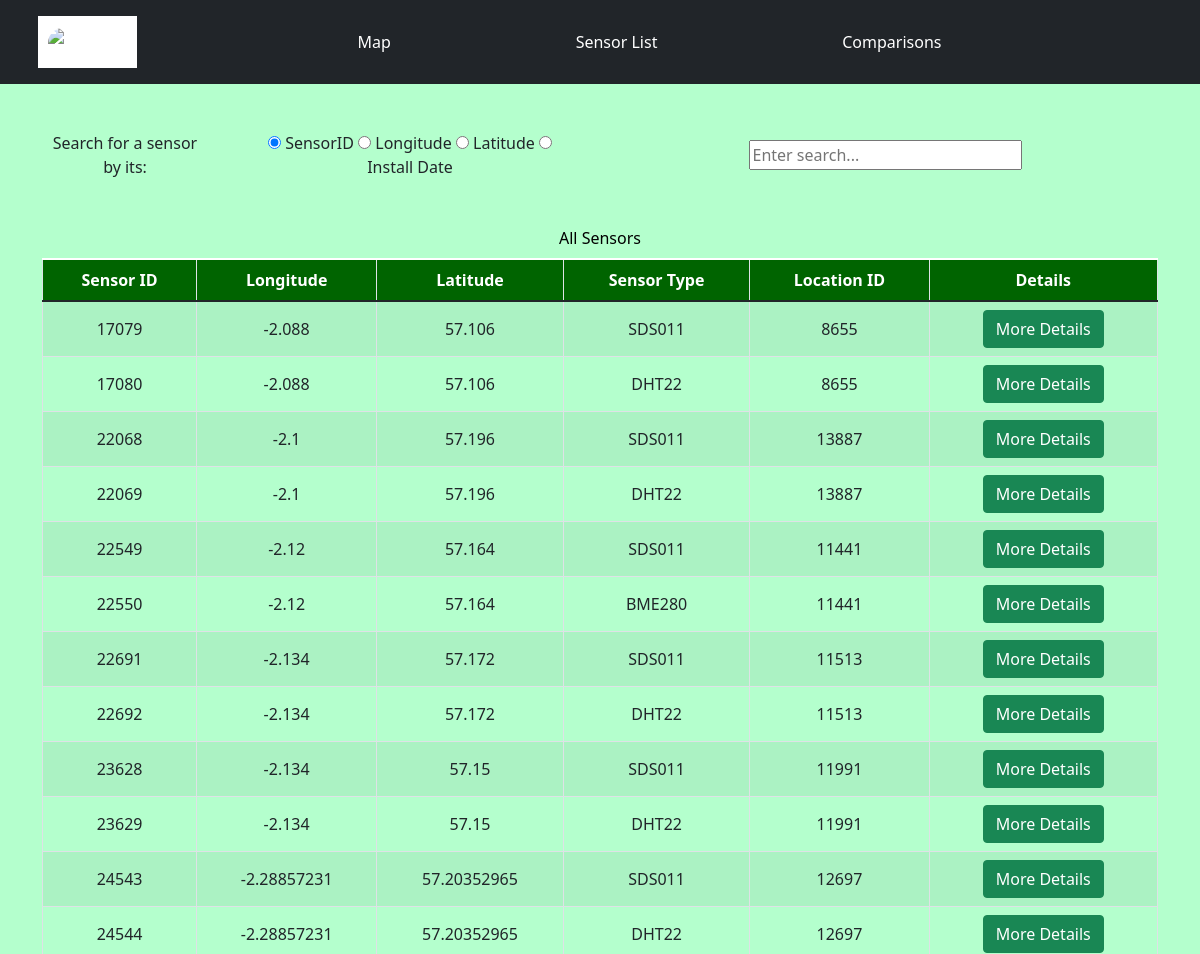
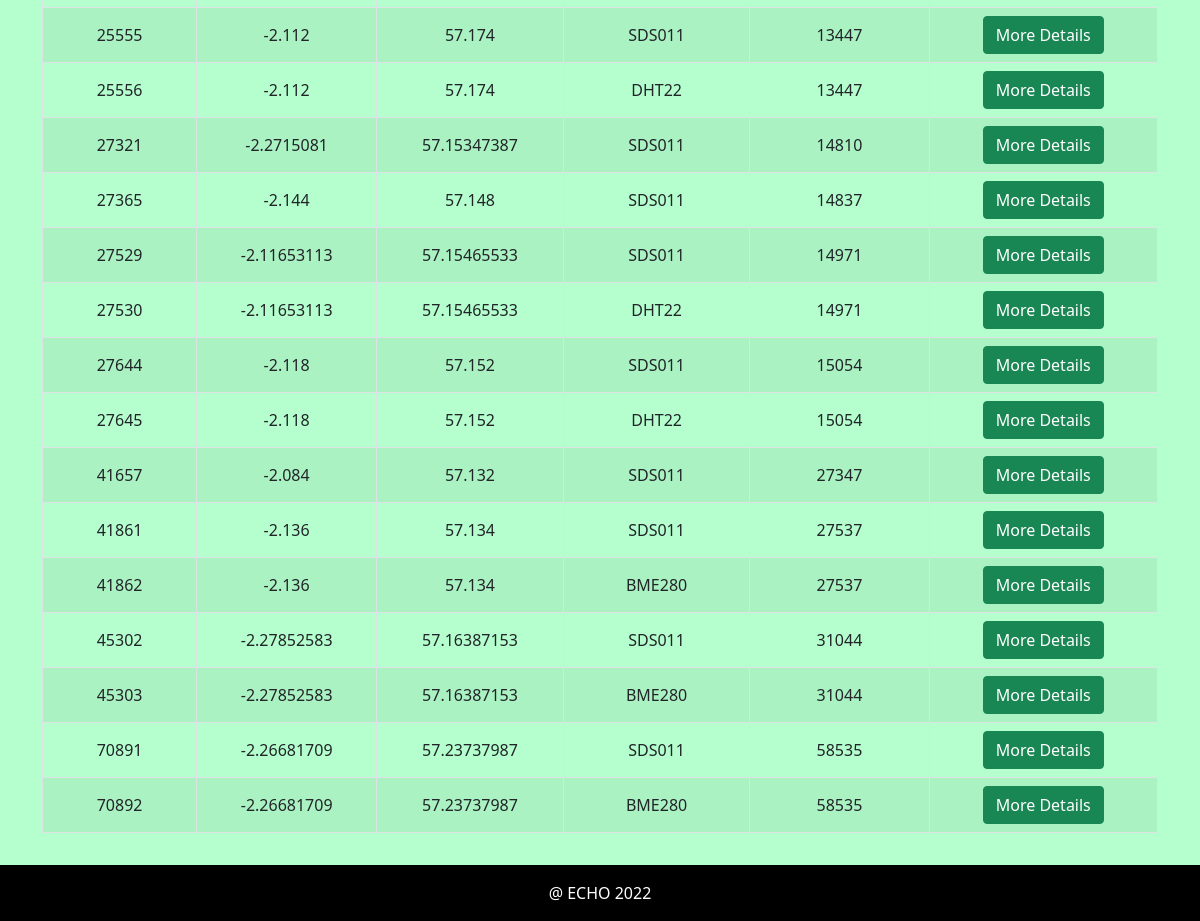
/sensorListPage/, run on the app's committed database (2 pictures, top to bottom).
### airMonitor/models.py (models this page shows)
class sensorList(models.Model):
	sensorID = models.IntegerField(primary_key=True)
	longitude = models.FloatField()
	latitude = models.FloatField()
	sensorType = models.CharField(max_length=200)
	location_id = models.IntegerField()
	class Meta:
		db_table = "sensorList"
		verbose_name = "SensorList"
		verbose_name_plural = "SensorLists"

### airMonitor/views.py (the view, shortened to what this page needs)
# urls.py: path('sensorListPage/', views.listPage, name='listPage'),
def listPage(request):
	sensors = sensorList.objects.all()
	return render(request, 'airMonitor/sensorListPage.html', {'sensors' : sensors})

### airMonitor/templates/airMonitor/sensorListPage.html (shortened to what this page needs)
{% extends 'base.html' %}
{% block content %}
<div class="container my-3">
	<div class="row">
		<form action="/sensorListPage/" method="POST" class="form-inline align-middle">
			<div class="row">
				<div class="col-md-2 col-form-label">
					<label> Search for a sensor by its: </label>
				</div>
				<div class="col-md-4 col-form-label text-center">
					<input type="radio" id="sensorID" name="searchType" value="sensorID" checked>
					<label for="sensorID" class="form-check-label"> SensorID </label>
					<input type="radio" id="longitude" name="searchType" value="longitude">
					<label for="longitude"> Longitude </label>
					<input type="radio" id="latitude" name="searchType" value="latitude">
					<label for="latitude"> Latitude </label>
					<input type="radio" id="installDate" name="searchType" value="installDate">
					<label for="installDate"> Install Date </label> <br>
				</div>
				<div class="col align-self-center">
					<input type="text" name="criteria" placeholder="Enter search..." style="width: 50%;">
				</div>
			</div>
		</form>
	</div>
</div>
<div class="container my-3">
	<div class="row">
		<div class="col table-responsive">
			<table class="table table-striped table-bordered table-hover align-middle caption-top w-100" style="text-align: center;">
				<caption style="text-align:center; color: black;"> All Sensors </caption>
				<thead style="background-color: darkgreen; color: white;">
					<tr>
						<th> Sensor ID </th>
						<th> Longitude </th>
						<th> Latitude </th>
						<th> Sensor Type </th>
						<th> Location ID</th>
						<th> Details </th>
					</tr>
				</thead>
				<tbody>
					{% for sensor in sensors %}
					<tr style="text-align: center;">
						<td> {{sensor.sensorID }} </td>
						<td> {{sensor.longitude}} </td>
						<td> {{sensor.latitude}} </td>
						<td> {{sensor.sensorType}} </td>
						<td> {{sensor.location_id}}</td>
						<td>
							<form method="POST" action="/sensor/">
								<button class="selectButton btn btn-success" id="Selection" name="Selection" value={{ sensor.sensorID }} > More Details </button>
							</form>
						</td>
					</tr>
					{% endfor %}
				</tbody>
			</table>
		</div>
	</div>
</div>
{% endblock %}

### airMonitor/static/map.css (style rules this page uses)
body { background-color:rgb(180, 255, 205); text-align: center; }
.tableFixHead, thead, th { position: sticky; top: 0; z-index: 1; }
table { border-collapse: collapse; width: 100%; }
th, td { padding: 8px 16px; background:#eee; }
th { background:#eee; }

### data on the page
sensorList: sensorID "17079", longitude "-2.088", latitude "57.106", sensorType "SDS011", location_id "8655"
sensorList: sensorID "17080", longitude "-2.088", latitude "57.106", sensorType "DHT22", location_id "8655"
sensorList: sensorID "22068", longitude "-2.1", latitude "57.196", sensorType "SDS011", location_id "13887"
sensorList: sensorID "22069", longitude "-2.1", latitude "57.196", sensorType "DHT22", location_id "13887"
sensorList: sensorID "22549", longitude "-2.12", latitude "57.164", sensorType "SDS011", location_id "11441"
sensorList: sensorID "22550", longitude "-2.12", latitude "57.164", sensorType "BME280", location_id "11441"
sensorList: sensorID "22691", longitude "-2.134", latitude "57.172", sensorType "SDS011", location_id "11513"
sensorList: sensorID "22692", longitude "-2.134", latitude "57.172", sensorType "DHT22", location_id "11513"
sensorList: sensorID "23628", longitude "-2.134", latitude "57.15", sensorType "SDS011", location_id "11991"
sensorList: sensorID "23629", longitude "-2.134", latitude "57.15", sensorType "DHT22", location_id "11991"
sensorList: sensorID "24543", longitude "-2.28857231", latitude "57.20352965", sensorType "SDS011", location_id "12697"
sensorList: sensorID "24544", longitude "-2.28857231", latitude "57.20352965", sensorType "DHT22", location_id "12697"
sensorList: sensorID "25555", longitude "-2.112", latitude "57.174", sensorType "SDS011", location_id "13447"
sensorList: sensorID "25556", longitude "-2.112", latitude "57.174", sensorType "DHT22", location_id "13447"
sensorList: sensorID "27321", longitude "-2.2715081", latitude "57.15347387", sensorType "SDS011", location_id "14810"
sensorList: sensorID "27365", longitude "-2.144", latitude "57.148", sensorType "SDS011", location_id "14837"
sensorList: sensorID "27529", longitude "-2.11653113", latitude "57.15465533", sensorType "SDS011", location_id "14971"
sensorList: sensorID "27530", longitude "-2.11653113", latitude "57.15465533", sensorType "DHT22", location_id "14971"
sensorList: sensorID "27644", longitude "-2.118", latitude "57.152", sensorType "SDS011", location_id "15054"
sensorList: sensorID "27645", longitude "-2.118", latitude "57.152", sensorType "DHT22", location_id "15054"
sensorList: sensorID "41657", longitude "-2.084", latitude "57.132", sensorType "SDS011", location_id "27347"
sensorList: sensorID "41861", longitude "-2.136", latitude "57.134", sensorType "SDS011", location_id "27537"
sensorList: sensorID "41862", longitude "-2.136", latitude "57.134", sensorType "BME280", location_id "27537"
sensorList: sensorID "45302", longitude "-2.27852583", latitude "57.16387153", sensorType "SDS011", location_id "31044"
sensorList: sensorID "45303", longitude "-2.27852583", latitude "57.16387153", sensorType "BME280", location_id "31044"
sensorList: sensorID "70891", longitude "-2.26681709", latitude "57.23737987", sensorType "SDS011", location_id "58535"
sensorList: sensorID "70892", longitude "-2.26681709", latitude "57.23737987", sensorType "BME280", location_id "58535"
